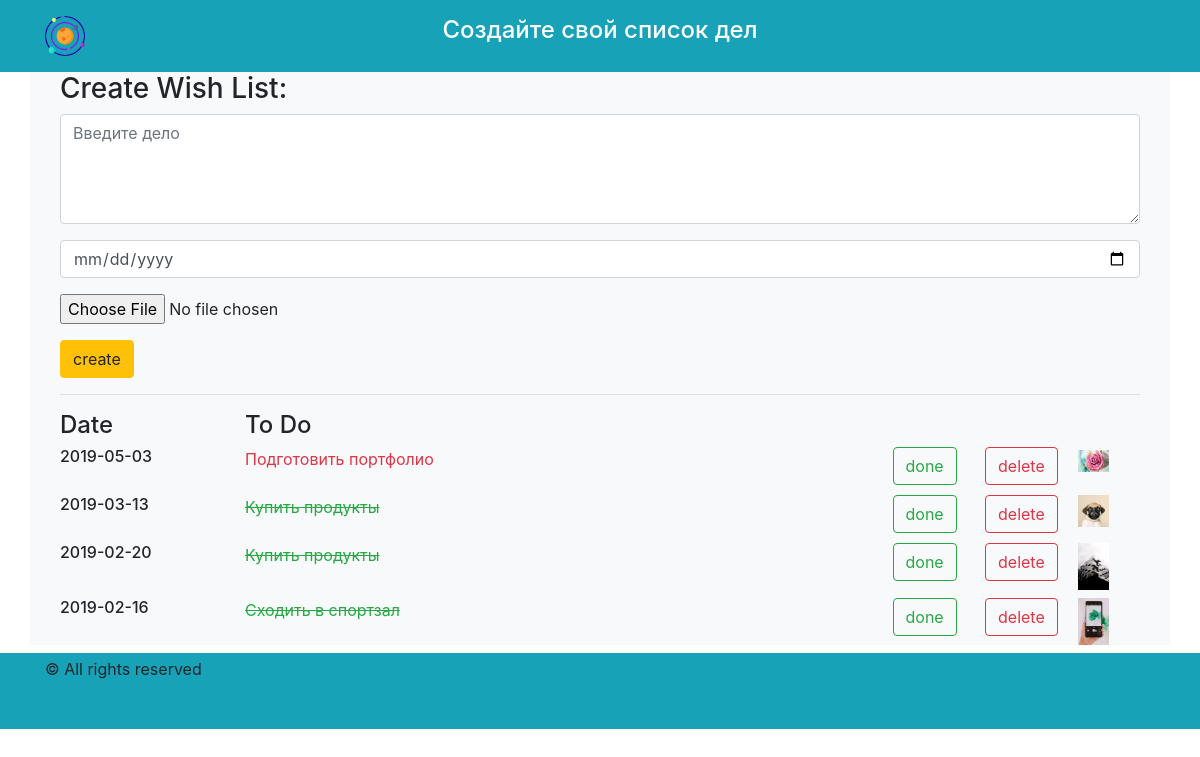
The page / on the database its author committed.
### tables this page shows
CREATE TABLE `example` (
  `id` int(10) NOT NULL,
  `status` tinyint(1) NOT NULL,
  `date` date NOT NULL,
  `holiday` varchar(355) NOT NULL,
  `file` varchar(355) NOT NULL
);

### index.php (the view, shortened to what this page needs)
<!DOCTYPE html>
<html lang="en">
<head>
	<link rel="stylesheet" href="https://stackpath.bootstrapcdn.com/bootstrap/4.3.0/css/bootstrap.min.css">
</head>
<body>
	<?php $con = mysqli_connect('127.0.0.1', 'root', '', 'date'); ?>
	<div class="container-fluid bg-info text-white">
		<div class="container">
			<div class="row py-3">
				<div class="col-2">
					<img src="images/galaxy.png" alt="" class="w-25">
				</div>
				<div class="col-8">
					<h4 class="text-center">Создайте свой список дел</h4>
				</div>
			</div>
		</div>
	</div>
	<div class="container bg-light">
		<div class="col-12">
			<h3>Create Wish List:</h3>
			<form action="insert.php" method="POST" enctype="multipart/form-data">
				<div class="form-group">
					<textarea name="text" id="" cols="50" rows="4" class="form-control" placeholder="Введите дело"></textarea>
				</div>
				<div class="form-group">
					<input type="date" name="date" class="form-control">
				</div>
				<div class="form-group">
					<input type="file" name="file">
				</div>
				<button class="btn btn-warning">create</button>
			</form>
			<hr>
		</div>
		<div class="col-12">
		<?php $query = mysqli_query($con, "SELECT * FROM example ORDER BY id DESC");
		$color = ' text-danger'; ?>
			<div class="row">
				<div class="col-2">
					<h4>Date</h4>
				</div>
				<div class="col-10">
					<h4>To Do</h4>
				</div>
			</div>
		<?php for($i = 0; $i < $query->num_rows; $i++) {
			$result = $query->fetch_assoc(); ?>
			<div class="row mb-2">
				<div class="col-2">
					<h6><?php echo $result['date']; ?></h6>
				</div>
				<div class="col-7">
					<?php if ($result['status'] == 1) {
						echo '<p class="text text-success"><del>'. $result['holiday'] . '</del></p>';
					} else {
						echo '<p class="text text-danger">'. $result['holiday'] . '</del></p>';
					} ?>
				</div>
				<div class="col-1">
					<form action="status.php" method="POST">
						<button class="btn btn-outline-success">done</button>
					</form>
				</div>
				<div class="col-1">
					<form action="delete.php" method="POST">
						<button class="btn btn-outline-danger">delete</button>
					</form>
				</div>
				<div class="col-1">
					<?php echo '<img src="' . $result['file'] . '" alt="" class="w-50">'; ?>
				</div>
			</div>
		<?php } ?>
		</div>
	</div>
	<div class="container-fliud bg-info">
		<div class="container pt-1 pb-5">
			© All rights reserved
		</div>
	</div>
</body>
</html>

### rows shown on the page
example: date "2019-05-03", holiday "Подготовить портфолио", file (picture)
example: date "2019-03-13", holiday "Купить продукты", file (picture)
example: date "2019-02-20", holiday "Купить продукты", file (picture)
example: date "2019-02-16", holiday "Сходить в спортзал", file (picture)
